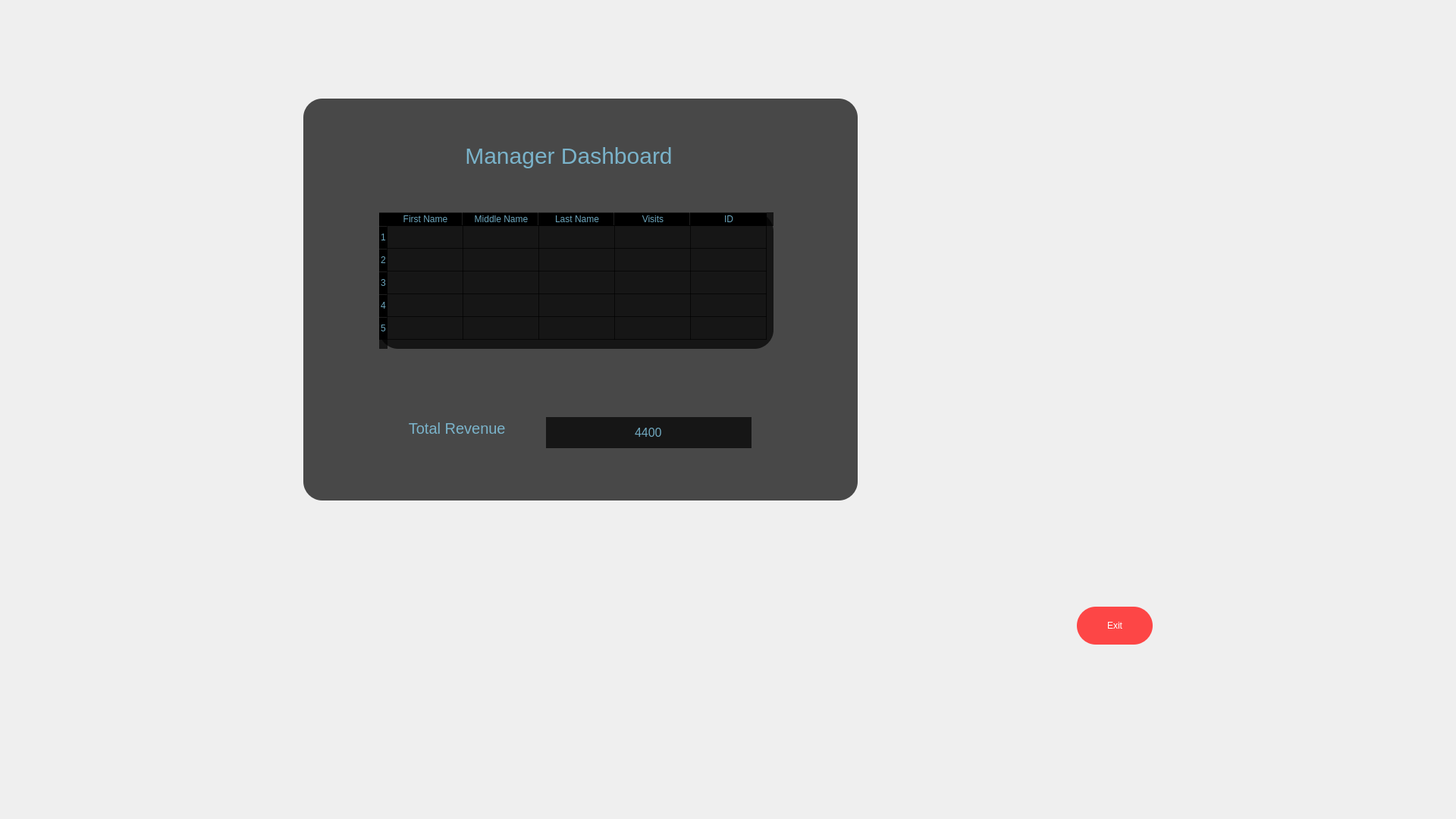
<?xml version="1.0" encoding="UTF-8"?>
<ui version="4.0">
 <class>ManagerPageClass</class>
 <widget class="QMainWindow" name="ManagerPageClass">
  <property name="geometry">
   <rect>
    <x>0</x>
    <y>0</y>
    <width>1920</width>
    <height>1080</height>
   </rect>
  </property>
  <property name="windowTitle">
   <string>ManagerPage</string>
  </property>
  <property name="styleSheet">
   <string notr="true">background-image: url(&quot;:/GymPadelSystem/Resources/Gym.png&quot;);</string>
  </property>
  <widget class="QWidget" name="centralWidget">
   <widget class="QWidget" name="LWidget" native="true">
    <property name="geometry">
     <rect>
      <x>400</x>
      <y>130</y>
      <width>731</width>
      <height>530</height>
     </rect>
    </property>
    <property name="styleSheet">
     <string notr="true">
						background: none;
						background-color: rgba(0,0,0,0.7);
						border-radius: 25px;
					</string>
    </property>
    <widget class="QLabel" name="label">
     <property name="geometry">
      <rect>
       <x>190</x>
       <y>40</y>
       <width>320</width>
       <height>70</height>
      </rect>
     </property>
     <property name="styleSheet">
      <string notr="true">
							background: none;
							font-size: 30px;
							color: rgba(135, 206, 235,0.8)
						</string>
     </property>
     <property name="text">
      <string>Manager Dashboard</string>
     </property>
     <property name="alignment">
      <set>Qt::AlignmentFlag::AlignCenter</set>
     </property>
    </widget>
    <widget class="QTableWidget" name="tableWidget">
     <property name="geometry">
      <rect>
       <x>100</x>
       <y>150</y>
       <width>520</width>
       <height>180</height>
      </rect>
     </property>
     <property name="styleSheet">
      <string notr="true">
							background: none;
							background-color:rgba(0,0,0,0.7) ;
							color:rgba(135, 206, 235,0.8);
						</string>
     </property>
     <property name="rowCount">
      <number>5</number>
     </property>
     <property name="columnCount">
      <number>5</number>
     </property>
     <row/>
     <row/>
     <row/>
     <row/>
     <row/>
     <column>
      <property name="text">
       <string>First Name</string>
      </property>
     </column>
     <column>
      <property name="text">
       <string>Middle Name</string>
      </property>
     </column>
     <column>
      <property name="text">
       <string>Last Name</string>
      </property>
     </column>
     <column>
      <property name="text">
       <string>Visits</string>
      </property>
     </column>
     <column>
      <property name="text">
       <string>ID</string>
      </property>
     </column>
    </widget>
    <widget class="QLabel" name="label_2">
     <property name="geometry">
      <rect>
       <x>130</x>
       <y>400</y>
       <width>151</width>
       <height>70</height>
      </rect>
     </property>
     <property name="styleSheet">
      <string notr="true">
							background: none;
							font-size: 20px;
							color: rgba(135, 206, 235,0.8)
						</string>
     </property>
     <property name="text">
      <string>Total Revenue </string>
     </property>
     <property name="alignment">
      <set>Qt::AlignmentFlag::AlignCenter</set>
     </property>
    </widget>
    <widget class="QLineEdit" name="TRtextBox">
     <property name="geometry">
      <rect>
       <x>320</x>
       <y>420</y>
       <width>271</width>
       <height>41</height>
      </rect>
     </property>
     <property name="font">
      <font>
       <pointsize>12</pointsize>
      </font>
     </property>
     <property name="styleSheet">
      <string notr="true">background: none;
background-color:rgba(0,0,0,0.7) ;
color: rgba(135, 206, 235,0.8)
</string>
     </property>
     <property name="text">
      <string>4400</string>
     </property>
     <property name="alignment">
      <set>Qt::AlignmentFlag::AlignCenter</set>
     </property>
     <property name="readOnly">
      <bool>true</bool>
     </property>
    </widget>
   </widget>
   <widget class="QPushButton" name="ExitButton">
    <property name="geometry">
     <rect>
      <x>1420</x>
      <y>800</y>
      <width>100</width>
      <height>50</height>
     </rect>
    </property>
    <property name="styleSheet">
     <string notr="true">
						QPushButton
						{
						background: none;
						background-color: rgba(255, 51, 51,0.9);
						color: white;
						border-radius: 25px;
						}
						QPushButton:hover
						{
						border: 2px solid rgba(255, 51, 51,0.9);
						background-color: rgba(250, 250, 250,0.8);
						color: rgb(255, 51, 51);
						}
					</string>
    </property>
    <property name="text">
     <string>Exit</string>
    </property>
   </widget>
  </widget>
 </widget>
 <layoutdefault spacing="6" margin="11"/>
 <resources/>
 <connections/>
</ui>
